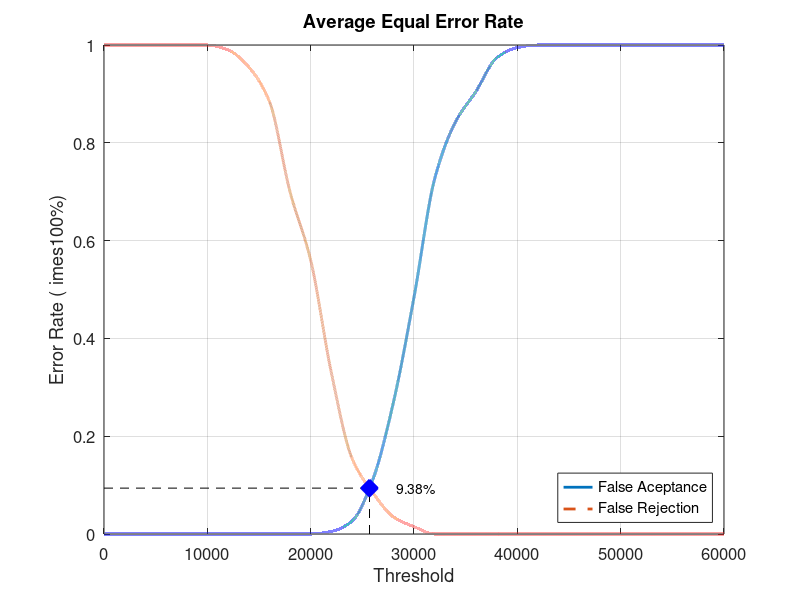
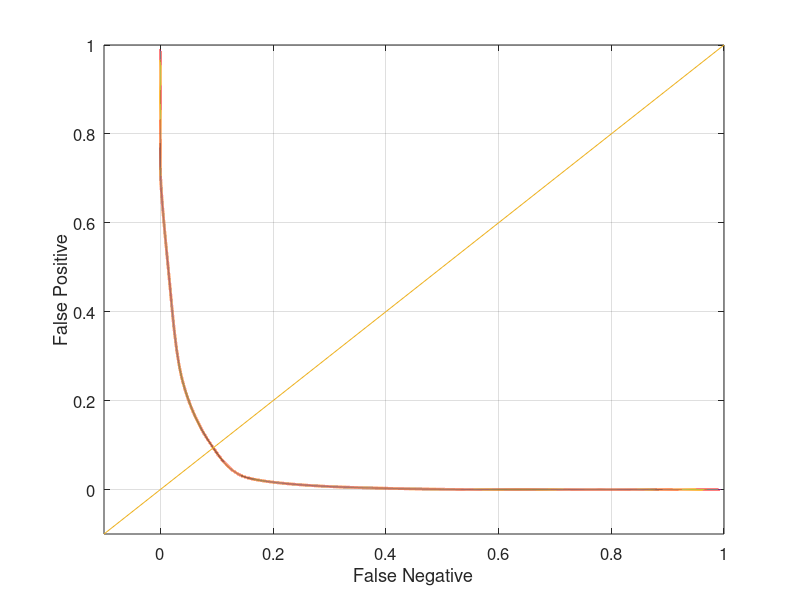

Write MATLAB code to recreate these figures, in order.
close all;
clear;
clc;
x = 0:2000:60000;
xq = 0:0.5:60000;

y0 = [0 0 0 0 0 0 0 0 0 0 0 0.00526316 0.0263158 0.110526 0.268421 0.484211 0.726316 0.842105 0.905263 0.973684 0.994737 1 1 1 1 1 1 1 1 1 1]
yy0 = interp1(x, y0, xq, 'pchip');
y1 = [1 1 1 1 1 1 0.99 0.955 0.885 0.7 0.56 0.33 0.155 0.085 0.035 0.015 0 0 0 0 0 0 0 0 0 0 0 0 0 0 0]
yy1 = interp1(x, y1, xq, 'pchip');

% Calculating EER: 
y2 = abs(y0 - y1);
find(y2 == min(y2))
yy2 = abs(yy0 - yy1);
xEER = find(yy2 == min(yy2));
xEERIndex = xq(xEER) % X-axis EER
yEER = yy0(xEER) % Y-axis EER

main = figure
plot(xq, yy0,'-','LineWidth', 2);	hold on
plot(xq, yy1,'--','LineWidth', 2);	hold on
plot([xEERIndex xEERIndex], [0 yEER], 'k--');	hold on
plot([0 xEERIndex], [yEER yEER], 'k--');	hold on
plot(xEERIndex, yEER, 'bx', 'LineWidth', 10);	hold on
text(xEERIndex + 10 * xEERIndex / 100, yEER, [num2str(round((10000 * yEER)) / 100) '%'])
legend('False Aceptance', 'False Rejection', 'Location', 'SouthEast')
xlabel('Threshold')
ylabel('Error Rate (	imes100%)')
title('Average Equal Error Rate')
set(gca, 'FontSize', 12)
axis([0 60000 0 1])
grid on

print(main, 'Database2_1Main', '-dpng');
FNRxFPR = figure('Color', [1 1 1]);
plot(yy1, yy0, '-', yy1, yy0, 'LineWidth', 2);
hold on
y = -0.1:0.1:1
plot(y, y); 
set(gca, 'FontSize', 12)
xlabel('False Negative')
ylabel('False Positive')
axis([-0.1 1 -0.1 1])
set(gca, 'FontSize', 12)
grid on

print(FNRxFPR, 'Database2_1FNRxFPR','-dpng');